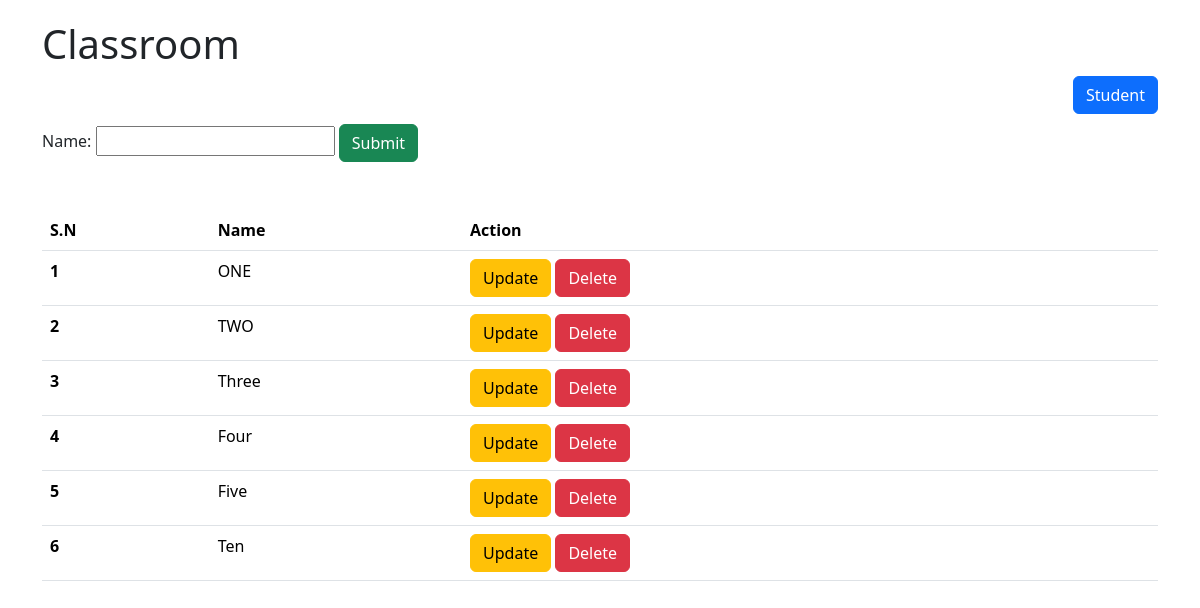
Page /cb/classroom/ on the earlier database version.
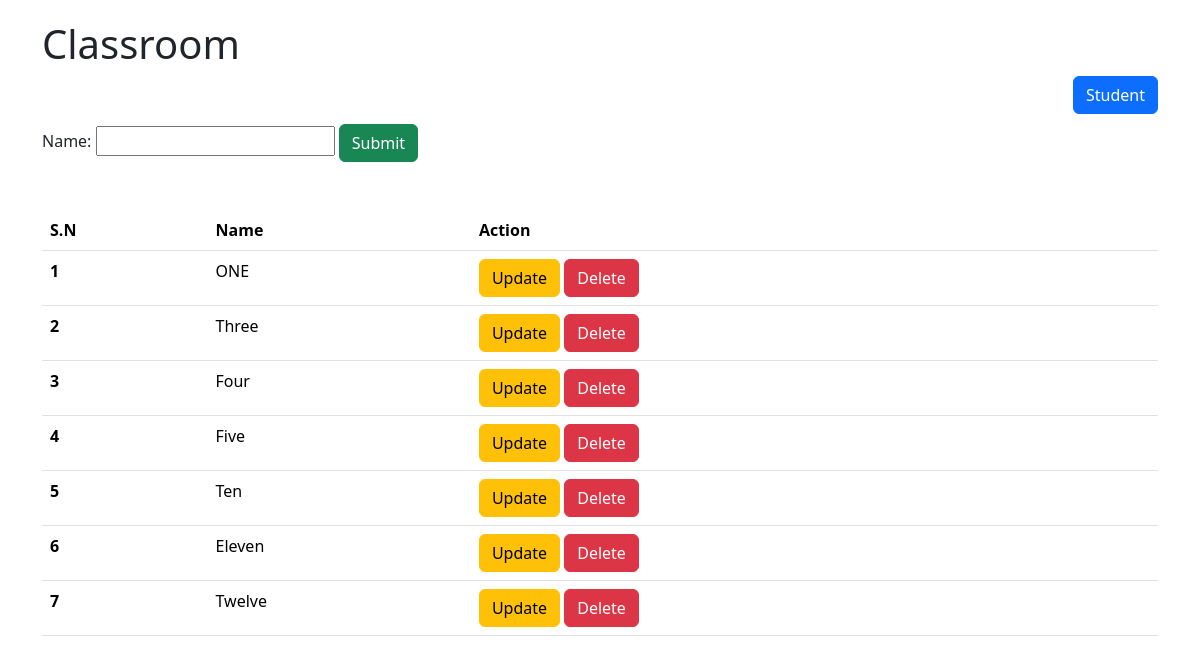
Same page on the later database version.
### crud/models.py (models this page shows, shortened)
class ClassRoom(models.Model):
    name = models.CharField(max_length=20, unique=True)

### classbased/views.py (the view)
# urls.py: path("classroom/", ClassRoomAPIView.as_view()),
def classroom(request):
    if request.method == "POST":
        form = ClassRoomForm(request.POST)  # Validation Runs here
        if form.is_valid():  # checks whether submitted form valid or not
            name = form.cleaned_data.get("name")
            ClassRoom.objects.create(name=name)
        return redirect("cb_classroom")
    form = ClassRoomForm()
    classrooms = ClassRoom.objects.all()
    return render(request, template_name='classbased/classroom.html',
                  context={"title": "Classroom", "classrooms": classrooms,
                           "form": form})

### classbased/forms.py
class ClassRoomForm(forms.Form):
    name = forms.CharField(max_length=20)

### classbased/templates/classbased/classroom.html (shortened to what this page needs)
{% extends 'crud/base.html' %}
{% block content %}
    <h1>{{ title }}</h1>
    <a href="{% url 'crud_student' %}" style="float: right" class="btn btn-primary">Student</a>
    <br><br>
    <form method="post" action="{% url 'cb_model_classroom' %}">
        {{ form }}
        <button type="submit" class="btn btn-success">Submit</button>
    </form><br><br>
    <table class="table">
        <thead>
        <tr>
            <th scope="col">S.N</th>
            <th scope="col">Name</th>
            <th scope="col">Action</th>
        </tr>
        </thead>
        <tbody>
        {% for classroom in classrooms %}
            <tr>
                <th scope="row">{{ forloop.counter }}</th>
                <td>{{ classroom.name }}</td>
                <td>
                    <a class="btn btn-warning" href="{% url 'classroom_update' classroom.id %}">Update</a>
                    <a class="btn btn-danger" href="{% url 'classroom_delete' classroom.id %}">Delete</a>
                </td>
            </tr>
        {% endfor %}
        </tbody>
    </table>
{% endblock %}

Differences in the rows shown:
removed ClassRoom: name "TWO"
added ClassRoom: name "Eleven"
added ClassRoom: name "Twelve"
